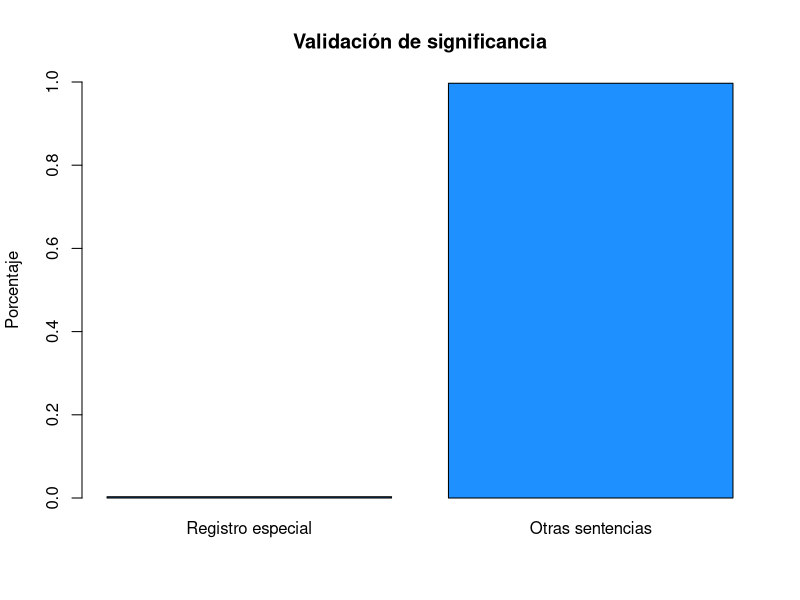
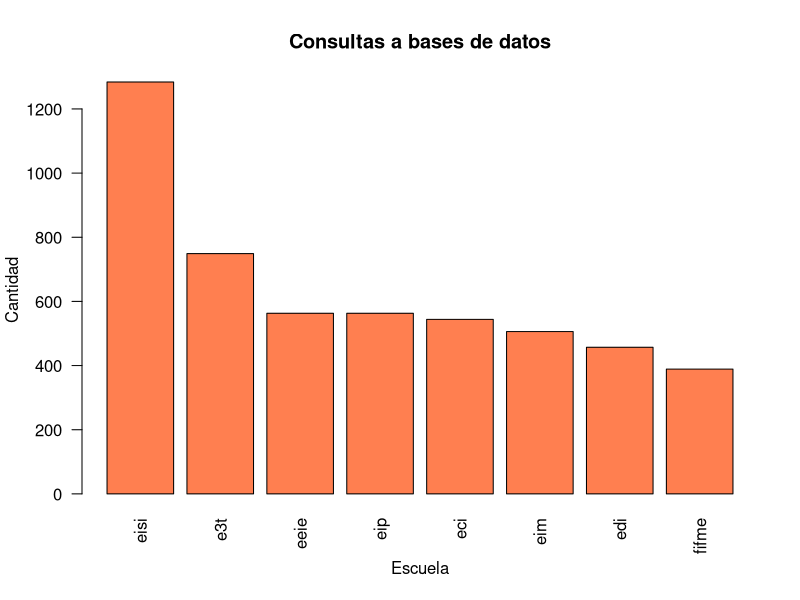
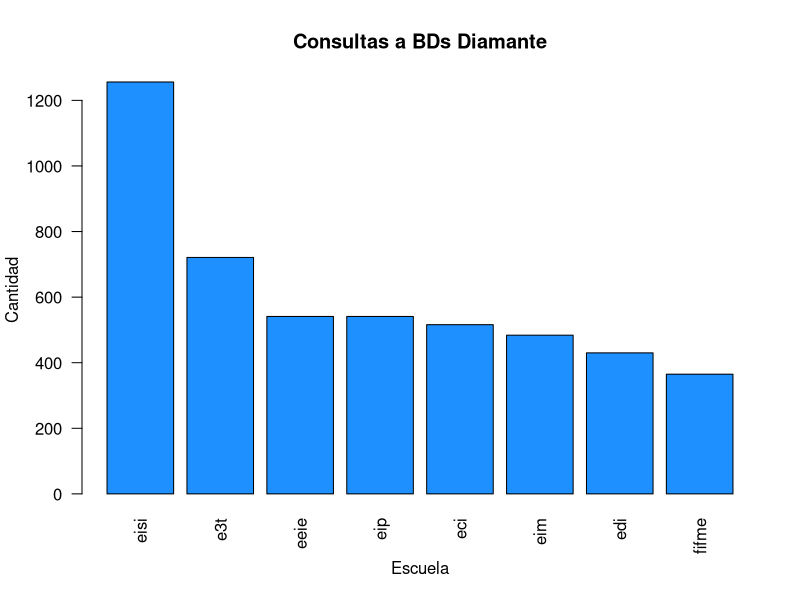
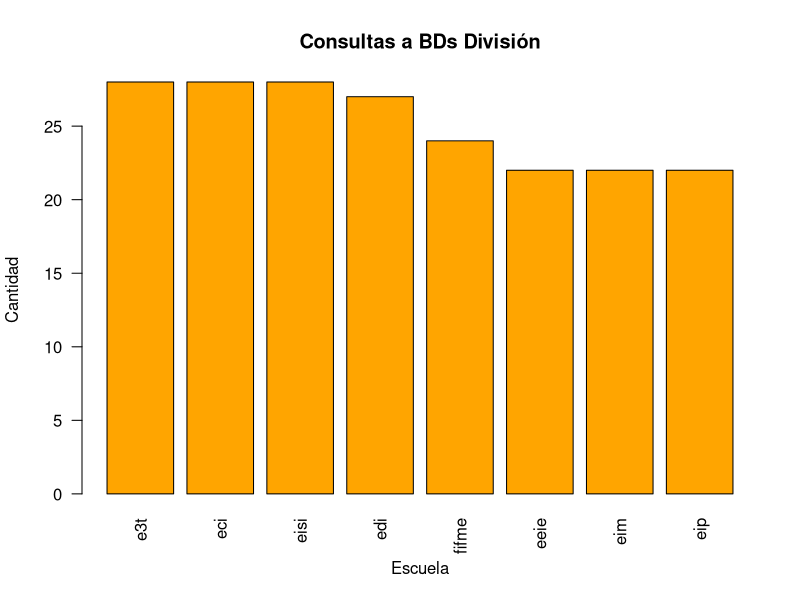
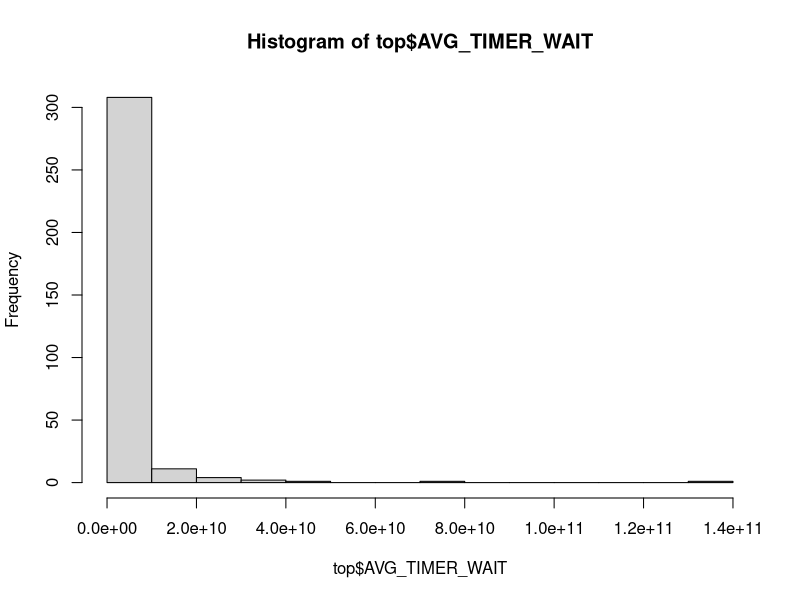
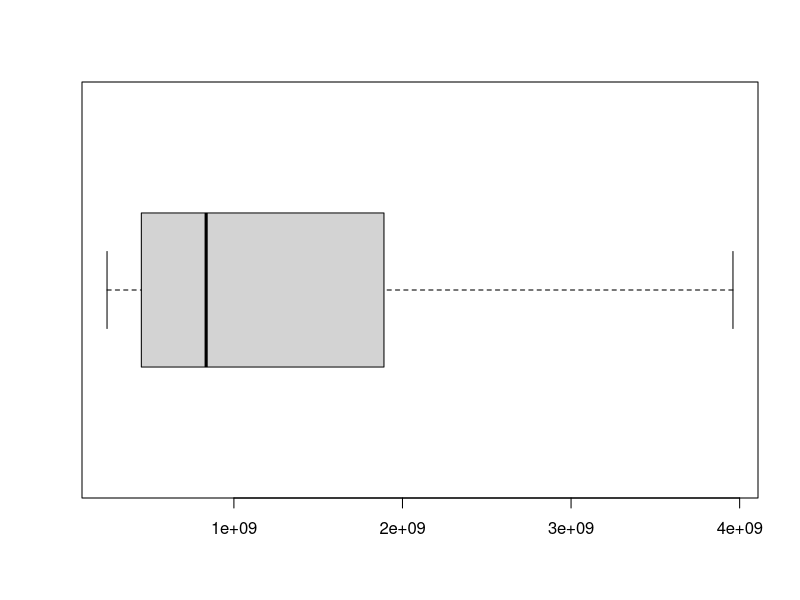
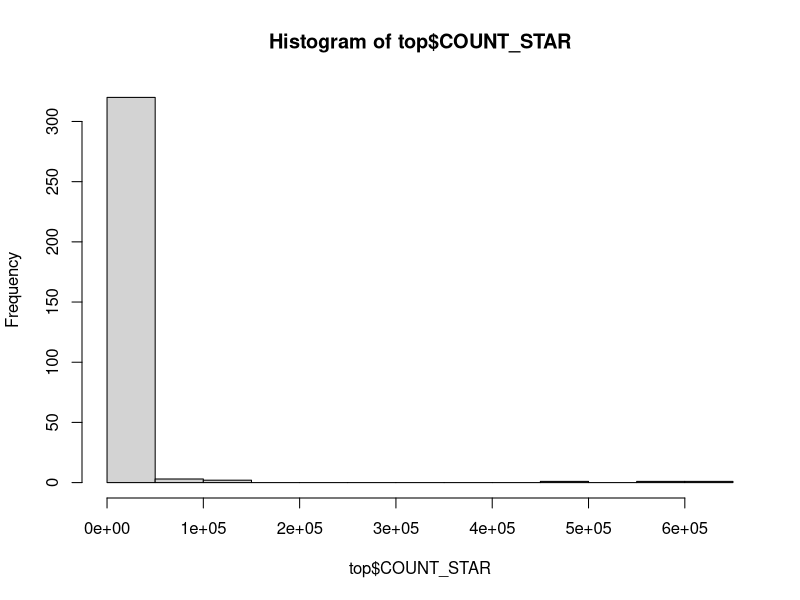
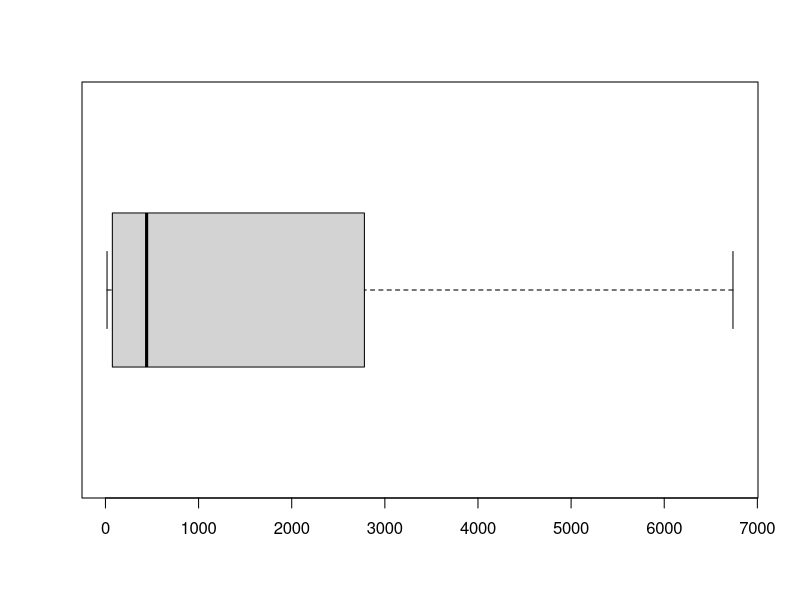

Here is the R script that generated these plots, in order:
## ---- chunk 1
knitr::opts_chunk$set(echo = TRUE)
## ---- chunk 2
data_perf_schema <- read.csv(file = "./data/events_statements_summary_by_digest_202412151135.csv")

schema_split <- strsplit(data_perf_schema$SCHEMA_NAME, split = "_")
data_perf_schema$STRUCTURE_BD <- unlist(lapply(schema_split, function(x) { x[1] }))
data_perf_schema <- data_perf_schema[, c("STRUCTURE_BD", setdiff(names(data_perf_schema), "STRUCTURE_BD"))]
data_perf_schema$SCHOOL <- unlist(lapply(schema_split, function(x) { x[2] }))
data_perf_schema <- data_perf_schema[, c("SCHOOL", setdiff(names(data_perf_schema), "SCHOOL"))]
## ---- chunk 3
total_count <- sum(data_perf_schema$COUNT_STAR)
special_row <- subset(data_perf_schema, SCHEMA_NAME == "" & DIGEST == "")
other_statements <- subset(data_perf_schema, DIGEST != "")

row_categories <- matrix(c(special_row$COUNT_STAR, sum(other_statements$COUNT_STAR)) / total_count, 
                         ncol = 2)
colnames(row_categories) <- c("Registro especial", "Otras sentencias")

barplot(row_categories, 
        ylim = c(0, 1), 
        col = c("dodgerblue", "red"), 
        main = "Validación de significancia", 
        ylab = "Porcentaje")
## ---- chunk 4
queries_data <- data_perf_schema[grepl("SELECT", data_perf_schema$DIGEST_TEXT), ]
## ---- chunk 5
diamond_queries <- queries_data[queries_data$STRUCTURE_BD == "diamante", ]
division_queries <- queries_data[queries_data$STRUCTURE_BD == "division", ]

barplot(sort(table(queries_data$SCHOOL), decreasing = TRUE), 
        las = 2, 
        col = "coral", 
        main = "Consultas a bases de datos", 
        xlab = "Escuela", 
        ylab = "Cantidad")
barplot(sort(table(diamond_queries$SCHOOL), decreasing = TRUE), 
        las = 2, 
        col = "dodgerblue", 
        main = "Consultas a BDs Diamante", 
        xlab = "Escuela", 
        ylab = "Cantidad")
barplot(sort(table(division_queries$SCHOOL), decreasing = TRUE), 
        las = 2, 
        col = "orange", 
        main = "Consultas a BDs División", 
        xlab = "Escuela", 
        ylab = "Cantidad")
## ---- chunk 6
ordered_count_star <- queries_data[order(queries_data$COUNT_STAR, 
                                         decreasing = TRUE), ]
ordered_avg_timer_wait <- queries_data[order(queries_data$AVG_TIMER_WAIT, 
                                             decreasing = TRUE), ]
# Remove duplicates.
unique_count_star <- ordered_count_star[!duplicated(ordered_count_star$DIGEST), ]
unique_avg_timer_wait <- ordered_avg_timer_wait[!duplicated(ordered_avg_timer_wait$DIGEST), ]

# TOP
top <- queries_data[intersect(rownames(unique_count_star[1:1000, ]), rownames(unique_avg_timer_wait[1:1000, ])), ]
## ---- chunk 7
hist(top$AVG_TIMER_WAIT)
boxplot(top$AVG_TIMER_WAIT, 
        outline = FALSE, 
        horizontal = TRUE)

hist(top$COUNT_STAR)
boxplot(top$COUNT_STAR, 
        outline = FALSE, 
        horizontal = TRUE)

hist(top$SUM_ROWS_SENT / top$COUNT_STAR)
boxplot(top$SUM_ROWS_SENT / top$COUNT_STAR, 
        outline = FALSE, 
        horizontal = TRUE)
## ---- chunk 8
queries_tbmenu_prod <- read.csv(file = "./data/events_statements_history_long_202412181352.csv")
queries_tbmenu_local <- read.csv(file = "./data/events_statements_history_long_202412181703.csv")
## ---- chunk 9
hist(queries_tbmenu_prod$TIMER_WAIT, 
     breaks = 10)
hist(queries_tbmenu_local$TIMER_WAIT, 
     breaks = 10)

par(mfrow = c(1, 2))
boxplot(queries_tbmenu_prod$TIMER_WAIT)
boxplot(queries_tbmenu_local$TIMER_WAIT)
